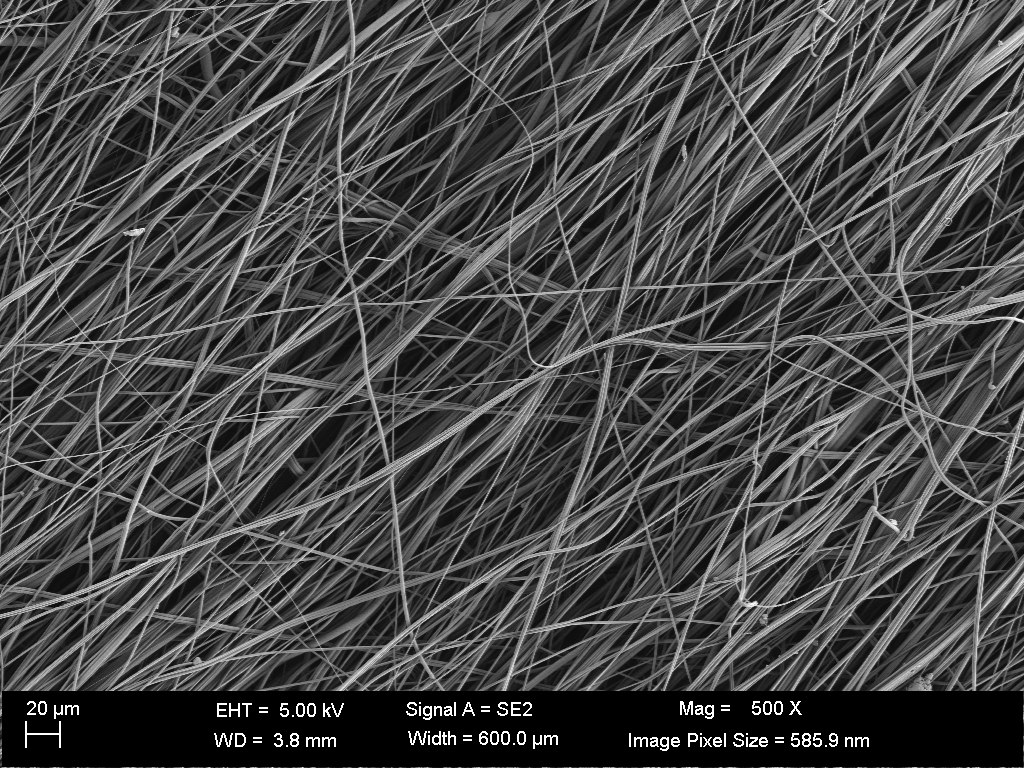
#> input picture highalign_PLCCLgel_500x_13.tif, 1024 x 768 px, found by its file name
$ jupyter execute --allow-errors fiberL_v4.ipynb
#> lines starting #> are read from the running program, lines starting #| are printed output that depends on the picture; after the words box and inside, x2 and y2 are one past the last pixel; in counts of white or black regions, pixels touching at a corner belong together; long printed decimals are rounded
<a href="https://colab.research.google.com/github/lonespear/aerogel/blob/main/fiberL_v4.ipynb" target="_parent"></a>

[cell 1]
import matplotlib.pyplot as plt
import seaborn as sns
import numpy as np
import cv2
from skimage.morphology import skeletonize
from scipy.spatial import cKDTree
import random
import requests

def iterative_prune(skel_img, size):
    """Iteratively remove endpoints (tips) from a skeletonized image."""
    def find_tips(skel_img):
        kernel = np.array([[1, 1, 1], [1, 10, 1], [1, 1, 1]], dtype=np.uint8)
        neighbors = cv2.filter2D(skel_img, -1, kernel)
        tips = (neighbors == 11).astype(np.uint8) * 255
        return tips

    pruned_img = skel_img.copy()
    for _ in range(size):
        endpoints = find_tips(pruned_img)
        pruned_img = cv2.subtract(pruned_img, endpoints)

    return pruned_img

def fast_prune(skel_img, size=5):
    pruned_img = skel_img.copy()
    contours, _ = cv2.findContours(skel_img, cv2.RETR_EXTERNAL, cv2.CHAIN_APPROX_NONE)
    kept_segments = []

    for contour in contours:
        arc_length = cv2.arcLength(contour, closed=False)
        if arc_length > size:  # Keep contours with sufficient arc length
            kept_segments.append(contour)
        else:
            for point in contour:
                pruned_img[point[0][1], point[0][0]] = 0

    pruned_img = iterative_prune(pruned_img, size)
    return pruned_img, kept_segments

def find_branch_points(skel_img):
    """Identify branch points in a skeletonized image.

    Inputs:
    - skel_img: Binary skeletonized image (0 and 255 values).

    Returns:
    - branch_pts_img: Binary image with branch points marked as 255, rest as 0.
    """
    # Define the branch point detection kernels
    t1 = np.array([[-1, 1, -1],
                   [1, 1, 1],
                   [-1, -1, -1]])
    t2 = np.array([[1, -1, 1],
                   [-1, 1, -1],
                   [1, -1, -1]])
    y1 = np.array([[1, -1, 1],
                   [0, 1, 0],
                   [0, 1, 0]])
    y2 = np.array([[-1, 1, -1],
                   [1, 1, 0],
                   [-1, 0, 1]])

    # Rotate the kernels to cover all orientations
    kernels = [t1, t2, y1, y2]
    for _ in range(3):
        kernels += [np.rot90(kernel) for kernel in kernels[-4:]]

    # Create an empty image to store branch points
    branch_pts_img = np.zeros(skel_img.shape, dtype=np.uint8)

    # Apply each kernel with morphological hit-or-miss operation
    for kernel in kernels:
        hit_miss = cv2.morphologyEx(skel_img, cv2.MORPH_HITMISS, kernel, borderType=cv2.BORDER_CONSTANT, borderValue=0)
        branch_pts_img = cv2.bitwise_or(branch_pts_img, hit_miss)

    return branch_pts_img

def calculate_intersection_associations(br_pts, edge_points_list, threshold=5):
    intersection_associations = {}
    br_pts_array = np.array(br_pts)
    all_edge_points = []
    edge_indices = []
    for edge_index, edge_points in enumerate(edge_points_list):
        all_edge_points.extend(edge_points)
        edge_indices.extend([edge_index] * len(edge_points))
    all_edge_points = np.array(all_edge_points)
    edge_indices = np.array(edge_indices)
    edge_tree = cKDTree(all_edge_points)

    for br_index, br_point in enumerate(br_pts_array):
        nearby_points = edge_tree.query_ball_point(br_point, threshold)
        if nearby_points:
            unique_edges = edge_indices[nearby_points]
            intersection_associations[br_index] = unique_edges.tolist()
    return intersection_associations

def sort_by_proximity(edge_points):
    sorted_points = [edge_points[0]]  # Start with the first point
    edge_points = edge_points[1:]    # Remove it from the list
    while len(edge_points) > 0:
        # Find the nearest point to the last point in sorted_points
        last_point = sorted_points[-1]
        distances = np.linalg.norm(edge_points - last_point, axis=1)
        nearest_idx = np.argmin(distances)
        sorted_points.append(edge_points[nearest_idx])
        edge_points = np.delete(edge_points, nearest_idx, axis=0)
    return np.array(sorted_points)

def draw_edge_objects(edge_objects, image_shape, thickness=1):
    color_image = np.zeros((image_shape[0], image_shape[1], 3), dtype=np.uint8)
    for edge in edge_objects:
        color = [random.randint(0, 255) for _ in range(3)]
        cv2.drawContours(color_image, [edge], -1, color, thickness=thickness, lineType=cv2.LINE_AA)
    return color_image

# Combined Density Plot and Histogram
def plot_density_histogram(data, ax):
    sns.histplot(data, bins=20, ax=ax, kde=True, color='steelblue', edgecolor='black')
    ax.set_title("Density and Histogram of Arc Lengths")
    ax.set_xlabel("Arc Length")
    ax.set_ylabel("Density / Frequency")

# Boxplot
def plot_boxplot(data, ax):
    sns.boxplot(data=data, ax=ax, color='lightblue')
    ax.set_title("Boxplot of Arc Lengths")
    ax.set_xlabel("Arc Length")

# Updated Visualization
def visualize_results(fib_image, skeletonized_img1, blurred_img, color_image, arc_lengths):
    fig, axes = plt.subplots(3, 2, figsize=(12, 12), constrained_layout=True)

    # Plot Original Image
    axes[0, 0].imshow(fib_image, cmap='gray')
    axes[0, 0].set_title("Original Image")

    # Plot Skeletonized Image
    axes[0, 1].imshow(skeletonized_img1, cmap='gray')
    axes[0, 1].set_title("Skeletonized Image (Linewidth Approx.)")

    # Plot Blurred Image
    axes[1, 0].imshow(blurred_img, cmap='gray')
    axes[1, 0].set_title("Blurred Image")

    # Plot Final Colored Image
    axes[1, 1].imshow(color_image)
    axes[1, 1].set_title("Final Colored Edge Network")

    # Combined Density and Histogram Plot
    plot_density_histogram(arc_lengths, axes[2, 0])

    # Boxplot
    plot_boxplot(arc_lengths, axes[2, 1])

    # Hide unused axes (if any)
    for ax in axes.flatten():
        ax.axis('on')  # Ensure all axes are turned on
    plt.show()

def proc_img(image_data, dim=1600):
    # Decode the image and convert it to grayscale
#> called with image_data = array of shape (881892,), dim = 3750
    og_img = cv2.imdecode(image_data, cv2.IMREAD_GRAYSCALE)
#> og_img is the input picture: shape (768, 1024); min 0, max 255, mean 70.5
    # Snip off the dataribbon (later will need the dataribbon to identify scale for fiber length)
    fib_image = og_img[:3750,:]
    # Square cutout for processing (doesn't have to be square is my hunch)
    fib_image = fib_image[0:dim,0:dim]
    # Initial thresholding cutoff in preparation for skeletonization, the second parameter will increase/decrease sensitivity
    _, thresholded_img = cv2.threshold(fib_image, 127, 255, 0)
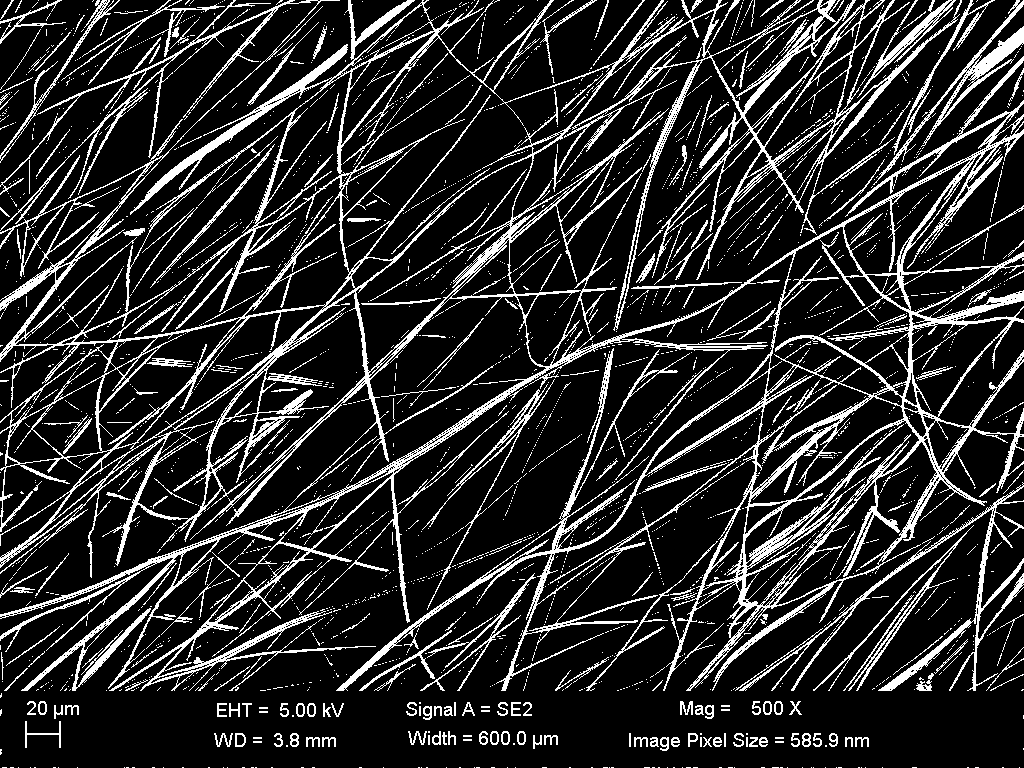
#> thresholded_img: shape (768, 1024); 16.5% white in thin lines or dots

    # Main loop for initial pass at skeletonization
    skel = np.zeros(thresholded_img.shape, np.uint8)                              # Creates blank canvas to store skeletonized image
    element = cv2.getStructuringElement(cv2.MORPH_CROSS, (3, 3))                  # Generates kernel to pass through each section of image
    while True:
        open_img = cv2.morphologyEx(thresholded_img, cv2.MORPH_OPEN, element)     #
        temp = cv2.subtract(thresholded_img, open_img)                            # Subtracts the above from the original image
        skel = cv2.bitwise_or(skel, temp)                                         # aggregates and compares both original and above created image
        thresholded_img = cv2.erode(thresholded_img, element)                     # degrades the width of the image by 1 pixel
        if cv2.countNonZero(thresholded_img) == 0:                                # conditional exits if there are no more remaining iterations to pass through
            break
    skeletonized_img1 = skel.copy()

    # Gaussian blur using 25x25 kernel
    blurred_img = cv2.GaussianBlur(skel, (25, 25), 0)
    # Very light noise removal (using 15 instead of 127 above here)
    _, bin_img = cv2.threshold(blurred_img, 15, 255, cv2.THRESH_BINARY)
    # Use standard skeletonization from cv2 package and convert final image output.
    skeletonized_img2 = skeletonize(bin_img // 255).astype(np.uint8) * 255

    # Segmentation function that also will remove identified objects less than size specified.
    pruned_skel, edge_objects = fast_prune(skeletonized_img2)
#> in fast_prune, `contours, _ = cv2.findContours(skel_img, cv2.RETR_EXTERNAL, cv2.CHAIN_..`: contours = 26 contours, 24 with area under 20; largest, box (x1, y1, x2, y2) and area: (0, 0, 1024, 695) 589046, (26, 708, 76, 743) 742
#> the loop in fast_prune, `for contour in contours:` made 26 passes
#> arc_length on passes 1, 2, 3, 7: 9, 11, 5, 474.7
#> after the loop in fast_prune, `for contour in contours:`: kept_segments = 18 contours, 16 with area under 20; largest, box (x1, y1, x2, y2) and area: (0, 0, 1024, 695) 589046, (26, 708, 76, 743) 742
#> the loop in iterative_prune, `for _ in range(size):` made 5 passes
#> pass 1, in find_tips, `neighbors = cv2.filter2D(skel_img, -1, kernel)`:
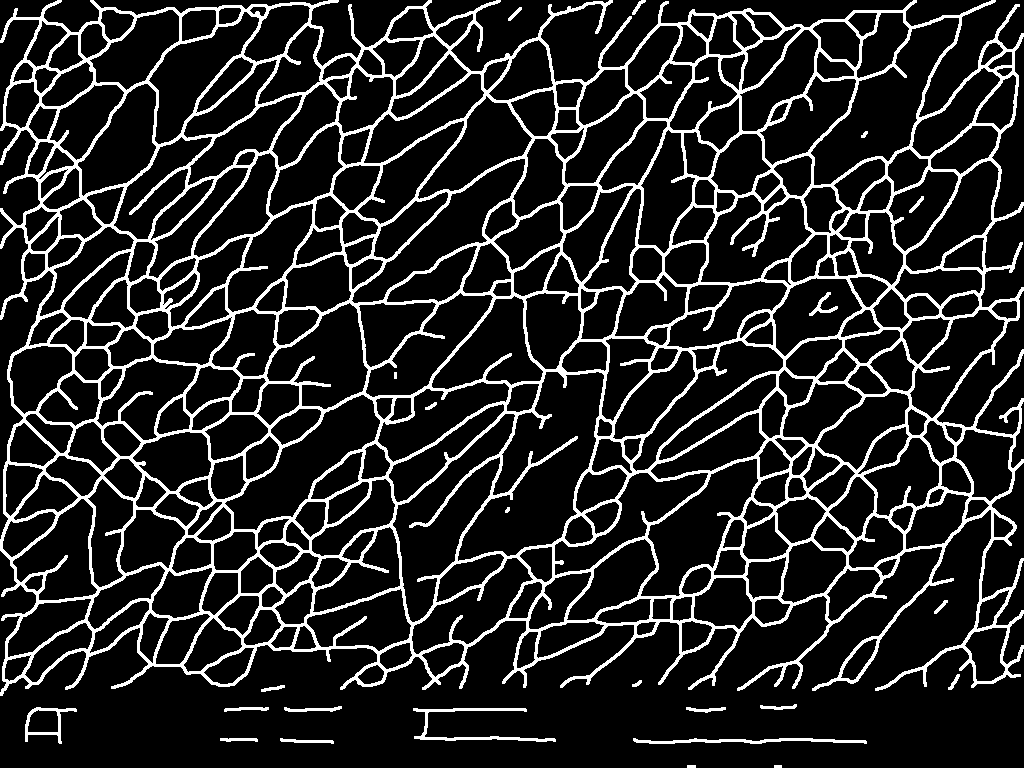
#> neighbors: shape (768, 1024); 14.8% white; 24 white regions
#> edge_objects has the same summary as kept_segments in fast_prune

    branch_pts_img = find_branch_points(pruned_skel)
    branch_pts = np.argwhere(branch_pts_img != 0)
#> branch_pts = 792 pairs, first value 5 to 738, second value 4 to 1019
    # Create a kernel for dilation (3x3 kernel in this example, adjust as needed)
    kernel = cv2.getStructuringElement(cv2.MORPH_RECT, (3, 3))

    # Apply dilation using the kernel
    bp = cv2.dilate(branch_pts_img, kernel, iterations=1)

    # Subtract from the skeleton so that leaves are no longer connected
    segments = cv2.subtract(pruned_skel, bp)
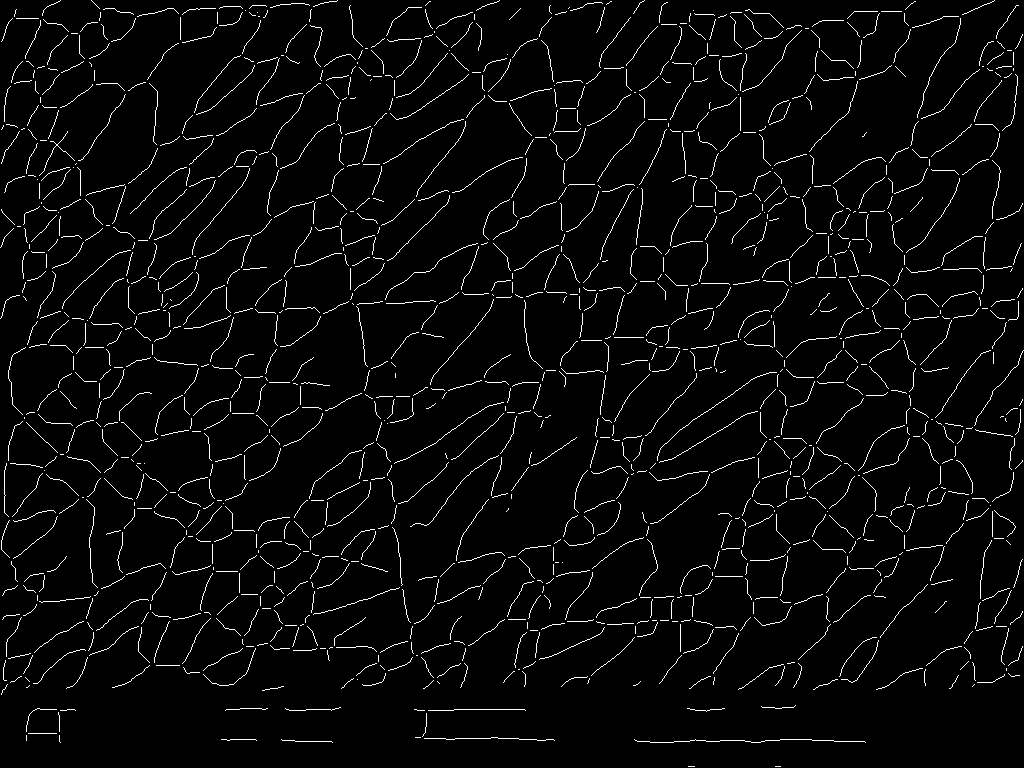
#> segments: shape (768, 1024); 3.5% white in thin lines or dots

    # Gather contours of leaves
    segment_objects, _ = cv2.findContours(np.copy(segments), cv2.RETR_TREE, cv2.CHAIN_APPROX_NONE)[-2:]
#> segment_objects = 1236 contours, all with area under 20

    branch_pts = np.array([[pt[1], pt[0]] for pt in branch_pts])  # Convert from [y, x]
#> branch_pts = 792 pairs, first value 4 to 1019, second value 5 to 738
    edge_points_list = [np.array([point[0] for point in edge]) for edge in segment_objects]
#> edge_points_list = 1236 items

    intersection_associations = calculate_intersection_associations(branch_pts, edge_points_list, threshold=3)
#> in calculate_intersection_associations, `br_pts_array = np.array(br_pts)`: br_pts_array has the same summary as branch_pts in proc_img
#> the loop in calculate_intersection_associations, `for edge_index, edge_points in enumerate(edge_points_list):` made 1236 passes
#> edge_points on passes 23, 26, 29: [[974, 684], [973, 685], [972, 686], [973, 685]], [[437, 681], [438, 682], [439, 683], [438, 682]], [[357, 679]]
#> after the loop in calculate_intersection_associations, `for edge_index, edge_points in enumerate(edge_points_list):`: all_edge_points = 53213 items
#> in calculate_intersection_associations, `all_edge_points = np.array(all_edge_points)`: all_edge_points = 53213 pairs, first value 0 to 1023, second value 0 to 766
#> the loop in calculate_intersection_associations, `for br_index, br_point in enumerate(br_pts_array):` made 792 passes
#> (br_point, nearby_points, unique_edges) on passes 1 to 3: ([604, 5], [52917, 52352, 52351, 52949, 52400], [1226, 1216, 1216, 1228, 1216]), ([311, 7], [52799, 52083, 53129], [1224, 1210, 1233]), ([423, 7], [52479, 52959, 52477, 52478, 52045], [1218, 1229, 1218, 1218, 1209])
#> after the loop in calculate_intersection_associations, `for br_index, br_point in enumerate(br_pts_array):`: intersection_associations = 792 items
#> intersection_associations = 792 items

    branch_connections = {}
    insufficient_points_count = 0

    for br_index, br_point in enumerate(branch_pts):
        br_point_array = br_point.reshape(1, -1)
        associated_edges = intersection_associations.get(br_index, [])
        edge_vectors = []
        for edge_index in associated_edges:
            edge_points = edge_points_list[edge_index]
            distances = np.linalg.norm(edge_points - br_point_array, axis=1)
            closest_indices = np.argsort(distances)[:2]
            closest_points = edge_points[closest_indices]
            if closest_points.shape[0] >= 2:
                vector = closest_points[1] - closest_points[0]
                edge_vectors.append((edge_index, vector))
            else:
                insufficient_points_count += 1

        min_dot_product = float('inf')
        best_pair = None
        for i, (edge1, vec1) in enumerate(edge_vectors):
            for j in range(i + 1, len(edge_vectors)):
                edge2, vec2 = edge_vectors[j]
                vec1_norm = vec1 / np.linalg.norm(vec1) if np.linalg.norm(vec1) != 0 else vec1
                vec2_norm = vec2 / np.linalg.norm(vec2) if np.linalg.norm(vec2) != 0 else vec2
                dot_product = np.dot(vec1_norm, vec2_norm)
                if dot_product < min_dot_product:
                    min_dot_product = dot_product
                    best_pair = (edge1, edge2)

        if best_pair:
            branch_connections[br_index] = best_pair
#> this loop made 792 passes
#> (br_point_array, associated_edges) on passes 1 to 3: ([[604, 5]], [1226, 1216, 1216, 1228, 1216]), ([[311, 7]], [1224, 1210, 1233]), ([[423, 7]], [1218, 1229, 1218, 1218, 1209])
#> after the loop, branch_connections = 786 items; insufficient_points_count = 47

    # Create connected groups using a dictionary to track connected edges
    connected_groups = {}
    for edges in branch_connections.values():
        i, j = edges
        group_i = next((group for group in connected_groups.values() if i in group), None)
        group_j = next((group for group in connected_groups.values() if j in group), None)
        if group_i and group_j:
            if group_i != group_j:
                group_i.update(group_j)
                for k in group_j:
                    connected_groups[k] = group_i
        elif group_i:
            group_i.add(j)
            connected_groups[j] = group_i
        elif group_j:
            group_j.add(i)
            connected_groups[i] = group_j
        else:
            new_group = {i, j}
            connected_groups[i] = new_group
            connected_groups[j] = new_group
#> this loop made 786 passes
#> (i, j) on passes 1 to 4: (1226, 1216), (1224, 1233), (1218, 1229), (1223, 1224)

    # Get unique groups and ensure all edges are added
    unique_groups = {id(group): group for group in connected_groups.values()}.values()
    new_edge_objects = [np.concatenate([edge_points_list[idx] for idx in group], axis=0) for group in unique_groups]

    # Add any edges that weren't connected
    all_connected_indices = {idx for group in unique_groups for idx in group}
    for idx, edge in enumerate(edge_points_list):
        if idx not in all_connected_indices:
            new_edge_objects.append(edge)
#> this loop made 1236 passes

    unique_groups = {id(group): group for group in connected_groups.values()}.values()
    new_edge_objects = [np.concatenate([edge_points_list[idx] for idx in group], axis=0) for group in unique_groups]
    all_connected_indices = {idx for group in unique_groups for idx in group}
    for idx, edge in enumerate(edge_points_list):
        if idx not in all_connected_indices:
            new_edge_objects.append(edge)

    sorted_edge_objects = [sort_by_proximity(edge) for edge in new_edge_objects]
    color_image = draw_edge_objects(sorted_edge_objects, image_shape=pruned_skel.shape, thickness=2)
    arc_lengths = [cv2.arcLength(edge, closed=False) for edge in new_edge_objects]

    visualize_results(
        fib_image=fib_image,
        skeletonized_img1=skeletonized_img1,
        blurred_img=blurred_img,
        color_image=color_image,
        arc_lengths=arc_lengths
    )

    print("Number of branch points:", len(branch_pts))
#| Number of branch points: 792
    print("Number of Intersection Associations:", len(intersection_associations))
#| Number of Intersection Associations: 792
    print("Number of Branch Connections: ", len(branch_connections))
#| Number of Branch Connections:  786
    print("Average Fiber Length:", np.mean(arc_lengths))
#| Average Fiber Length: 217.025
    print("Insufficient Points Count:", insufficient_points_count)
#| Insufficient Points Count: 47

    return pruned_skel, edge_objects, sorted_edge_objects, branch_pts, intersection_associations, branch_connections, color_image

[cell 2]
# URL of the file
url = "https://github.com/lonespear/aerogel/raw/main/aerogel_co_50mM_magnet_0016.tif"
# Fetch the image from the URL and convert to numpy array
#> (the rest of this cell did not finish here and is left out)

[cell 3]
# URL of the file
url = "https://github.com/lonespear/aerogel/raw/main/highalign_PLCCLgel_500x_13.tif"
# Fetch the image from the URL and convert to numpy array
img_data = np.asarray(bytearray(requests.get(url).content), dtype="uint8")
#> (the rest of this cell did not finish here and is left out)

[cell 4]
pruned_skel, old_edge_objects, new_edge_objects, branch_pts, intersection_associations, branch_connections, color_image = proc_img(img_data, 3750)

[cell 5]
pruned_skel, old_edge_objects, new_edge_objects, branch_pts, intersection_associations, branch_connections, color_image = proc_img(img_data)
#> the loop in fast_prune (call 2), `for contour in contours:` made 26 passes
#> contour on passes 4, 5, 6, 11: [[606, 766], [607, 766], [608, 766], [607, 766]], [[3, 766], [4, 766]], [[1, 766]], [[0, 709], [0, 710], [0, 711], [0, 710]]
#> the loop in calculate_intersection_associations (call 2), `for edge_index, edge_points in enumerate(edge_points_list):` made 1236 passes
#> the loop in calculate_intersection_associations (call 2), `for br_index, br_point in enumerate(br_pts_array):` made 792 passes
#> br_point on passes 1 to 3: [604, 5], [311, 7], [423, 7]
#> the loop in proc_img (call 2), `for br_index, br_point in enumerate(branch_pts):` made 792 passes
#> the loop in proc_img (call 2), `for edges in branch_connections.values():` made 786 passes
#> the loop in proc_img (call 2), `for idx, edge in enumerate(edge_points_list):` made 1236 passes
#> in visualize_results (call 2), `plt.show()`:
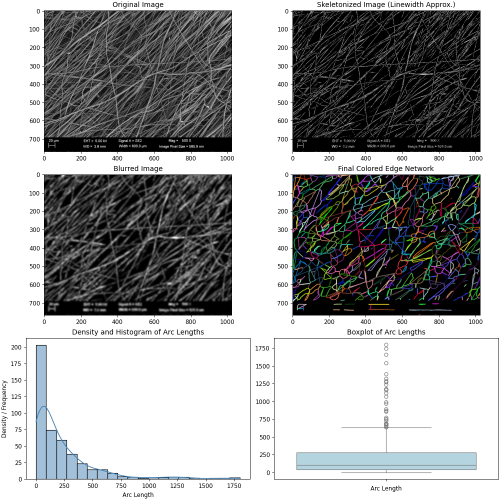
#> figure drawn by matplotlib, 6 panels; panel 5: tallest bar 203 high, from x = 0 to 90.06; panel 5: curve peaks at x = 72.41, y = 110
#| Number of branch points: 792
#| Number of Intersection Associations: 792
#| Number of Branch Connections:  786
#| Average Fiber Length: 217.025
#| Insufficient Points Count: 47
